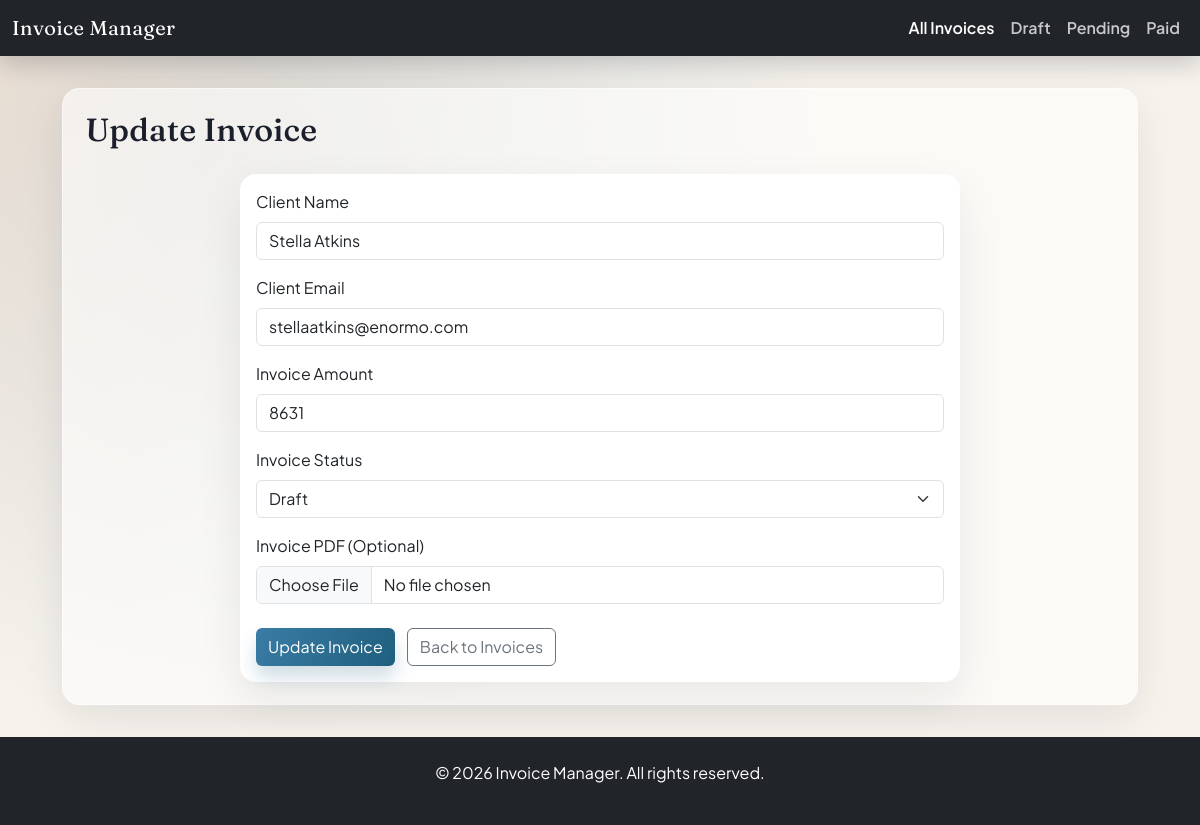
The app's page /update.php?number=CLGOW with its own data.
### tables this page shows
CREATE TABLE "invoices" ("id" integer primary key autoincrement not null, "number" varchar not null, "client" varchar not null, "email" varchar not null, "amount" integer not null, "status_id" integer not null);

### data.php (called while the page is built, shortened)
<?php
function getDatabaseConnection(): PDO
{
    try {
        $pdo = new PDO('sqlite:' . INVOICE_DB_PATH);
        $pdo->setAttribute(PDO::ATTR_ERRMODE, PDO::ERRMODE_EXCEPTION);
        $pdo->setAttribute(PDO::ATTR_DEFAULT_FETCH_MODE, PDO::FETCH_ASSOC);
        $pdo->exec(
            'CREATE TABLE IF NOT EXISTS statuses (
                id INTEGER PRIMARY KEY AUTOINCREMENT,
                status VARCHAR(255) NOT NULL
            )'
        );
        $pdo->exec(
            'CREATE TABLE IF NOT EXISTS invoices (
                id INTEGER PRIMARY KEY AUTOINCREMENT,
                number VARCHAR(255) NOT NULL,
                client VARCHAR(255) NOT NULL,
                email VARCHAR(255) NOT NULL,
                amount INTEGER NOT NULL,
                status_id INTEGER NOT NULL,
                FOREIGN KEY (status_id) REFERENCES statuses(id)
            )'
        );
        return $pdo;
    } catch (PDOException $exception) {
        renderDatabaseErrorAndExit();
    }
}
function getInvoiceByNumber(string $invoiceNumber): ?array
{
    try {
        $pdo = getDatabaseConnection();
        $statement = $pdo->prepare(
            'SELECT i.number, i.amount, s.status, i.client, i.email
             FROM invoices i
             INNER JOIN statuses s ON s.id = i.status_id
             WHERE i.number = :number
             LIMIT 1'
        );
        $statement->execute([':number' => $invoiceNumber]);
        $invoice = $statement->fetch();
        return $invoice !== false ? $invoice : null;
    } catch (PDOException $exception) {
        renderDatabaseErrorAndExit();
    }
}

### update.php (the view, shortened to what this page needs)
<?php
require_once 'data.php';
$invoiceNumber = trim((string)($_GET['number'] ?? ''));
$invoice = $invoiceNumber !== '' ? getInvoiceByNumber($invoiceNumber) : null;
$content = '<h2 class="mb-4">Update Invoice</h2>';
if ($invoice !== null) {
    $clientValue = htmlspecialchars((string)$invoice['client'], ENT_QUOTES);
    $emailValue = htmlspecialchars((string)$invoice['email'], ENT_QUOTES);
    $amountValue = htmlspecialchars((string)$invoice['amount'], ENT_QUOTES);
    $statusValue = htmlspecialchars((string)$invoice['status'], ENT_QUOTES);
    $invoiceNumberParam = rawurlencode($invoiceNumber);
    $draftSelected = $statusValue === 'draft' ? 'selected' : '';
    $pendingSelected = $statusValue === 'pending' ? 'selected' : '';
    $paidSelected = $statusValue === 'paid' ? 'selected' : '';
    $content .= <<<HTML
    <div class="card form-card">
  <div class="card-body">
    <form method="post" action="update.php?number={$invoiceNumberParam}" enctype="multipart/form-data">
      <div class="mb-3">
        <label for="client" class="form-label">Client Name</label>
        <input type="text" class="form-control" id="client" name="client" value="{$clientValue}" maxlength="255" pattern="[A-Za-z ]+" title="Letters and spaces only" required>
      </div>
      <div class="mb-3">
        <label for="email" class="form-label">Client Email</label>
        <input type="email" class="form-control" id="email" name="email" value="{$emailValue}" required>
      </div>
      <div class="mb-3">
        <label for="amount" class="form-label">Invoice Amount</label>
        <input type="number" step="1" min="1" class="form-control" id="amount" name="amount" value="{$amountValue}" required>
      </div>
      <div class="mb-3">
        <label for="status" class="form-label">Invoice Status</label>
        <select class="form-select" id="status" name="status" required>
          <option value="draft" {$draftSelected}>Draft</option>
          <option value="pending" {$pendingSelected}>Pending</option>
          <option value="paid" {$paidSelected}>Paid</option>
        </select>
      </div>
      <div class="mb-3">
        <label for="invoice_pdf" class="form-label">Invoice PDF (Optional)</label>
        <input type="file" class="form-control" id="invoice_pdf" name="invoice_pdf" accept="application/pdf,.pdf">
      </div>
      <div class="form-actions mt-4">
        <button type="submit" class="btn btn-primary">Update Invoice</button>
        <a class="btn btn-outline-secondary" href="index.php">Back to Invoices</a>
      </div>
    </form>
  </div>
</div>
HTML;
}
require_once 'template.php';

### template.php (style rules this page uses)
:root { --ink: #1a1f2b; --ink-muted: #5b6477; --sunset: #f29f63; --ocean: #3a7ca5; --fog: #f6f2ec; --card: #ffffff; --ring: rgba(58, 124, 165, 0.28); }
html, body { height: 100%; }
body { display: flex; flex-direction: column; font-family: "Plus Jakarta Sans", "Segoe UI", sans-serif; color: var(--ink); background: radial-gradient(circle at top left, rgba(242, 159, 99, 0.16), transparent 45%), radial-gradient(circle at 20% 20%, rgba(58, 124, 165, 0.15), transparent 50%), var(--fog); }
h2 { font-family: "Fraunces", "Times New Roman", serif; letter-spacing: 0.2px; margin-bottom: 1.1rem; }
.card, .table { background: var(--card); border: none; box-shadow: 0 18px 45px rgba(26, 31, 43, 0.08); }
.card { border-radius: 16px; }
.btn-primary { background: linear-gradient(120deg, var(--ocean), #1f5f7e); border: none; box-shadow: 0 12px 18px rgba(31, 95, 126, 0.2); }
.form-actions { display: flex; gap: 0.75rem; flex-wrap: wrap; }
.form-card { max-width: 720px; margin: 0 auto; }

### records on screen
invoices: client "Stella Atkins", email "stellaatkins@enormo.com", amount "8631"
